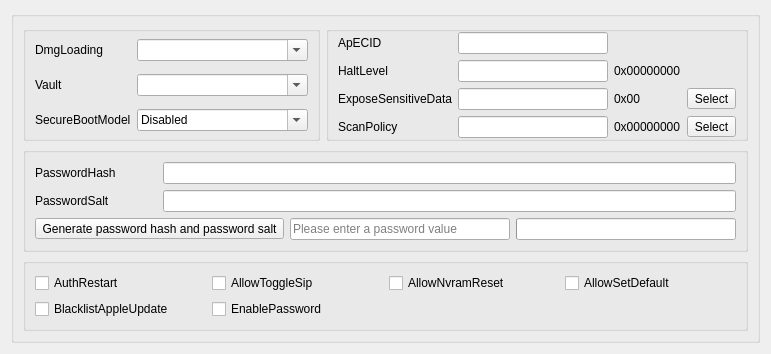
          <widget class="QWidget" name="tabMisc3">
           <attribute name="title">
            <string>Security</string>
           </attribute>
           <layout class="QGridLayout" name="gridLayout_47">
            <item row="0" column="0">
             <widget class="QGroupBox" name="groupBox_3">
              <property name="maximumSize">
               <size>
                <width>16777215</width>
                <height>16777215</height>
               </size>
              </property>
              <property name="title">
               <string/>
              </property>
              <layout class="QGridLayout" name="gridLayout_62">
               <item row="0" column="0">
                <widget class="QGroupBox" name="groupBox_4">
                 <property name="title">
                  <string/>
                 </property>
                 <layout class="QGridLayout" name="gridLayout_48">
                  <property name="topMargin">
                   <number>0</number>
                  </property>
                  <property name="bottomMargin">
                   <number>0</number>
                  </property>
                  <item row="1" column="0">
                   <widget class="QLabel" name="label_16">
                    <property name="toolTip">
                     <string notr="true">Valid values:

• Optional — require nothing, no vault is enforced, insecure.

• Basic — require vault.plist file present in OC directory. This provides basic filesystem integrity verification and may protect from unintentional filesystem corruption.

• Secure — require vault.sig signature file for vault.plist in OC directory. This includes Basic integrity checking but also attempts to build a trusted bootchain.

----

有效值：

- Optional--不需要任何东西，不强制执行vault，不安全。

- Basic -- 要求在OC目录中存在vault.plist文件。这提供了基本的文件系统完整性验证，可以防止无意中的文件系统损坏。

- Secure--需要OC目录下vault.sig签名文件。这包括基本的完整性检查，但也试图建立一个可信的引导链。</string>
                    </property>
                    <property name="statusTip">
                     <string> Enables vaulting mechanism in OpenCore.</string>
                    </property>
                    <property name="text">
                     <string>Vault</string>
                    </property>
                   </widget>
                  </item>
                  <item row="0" column="1">
                   <widget class="QComboBox" name="cboxDmgLoading">
                    <property name="editable">
                     <bool>true</bool>
                    </property>
                   </widget>
                  </item>
                  <item row="0" column="0">
                   <widget class="QLabel" name="label_27">
                    <property name="toolTip">
                     <string notr="true">Valid values:

• Disabled — loading DMG images will fail. Disabled policy will still let macOS Recovery to load in most cases as there usually are boot.efi files compatible with Apple Secure Boot. Manually downloaded DMG images stored in com.apple.recovery.boot directories will not load, however.

• Signed — only Apple-signed DMG images will load. Due to Apple Secure Boot design Signed policy will let any Apple-signed macOS Recovery to load regardless of Apple Secure Boot state, which may not always be desired.

• Any — any DMG images will mount as normal filesystems. Any policy is strongly not recommended and will cause a boot failure when Apple Secure Boot is activated.

----

有效值：

- Disabled - 加载DMG镜像会失败。在大多数情况下，禁用策略仍会让 macOS Recovery 加载，因为通常有与 Apple Secure Boot 兼容的 boot.efi 文件。然而，存储在 com.apple.recovery.boot 目录中的手动下载的 DMG 映像将无法加载。

- Signed - 仅加载苹果签名的DMG映像。由于苹果安全引导设计，签名策略将允许任何苹果签名的macOS恢复加载，而不管苹果安全引导状态如何，这可能并不总是理想的。

- Any - 任何DMG映像都将作为普通文件系统加载。强烈不建议使用“Any”策略，并且在激活Apple Secure Boot时将导致启动失败。</string>
                    </property>
                    <property name="statusTip">
                     <string>Define Disk Image (DMG) loading policy used for macOS Recovery.</string>
                    </property>
                    <property name="text">
                     <string>DmgLoading</string>
                    </property>
                   </widget>
                  </item>
                  <item row="1" column="1">
                   <widget class="QComboBox" name="cboxVault">
                    <property name="editable">
                     <bool>true</bool>
                    </property>
                   </widget>
                  </item>
                  <item row="2" column="0">
                   <widget class="QLabel" name="label_45">
                    <property name="toolTip">
                     <string notr="true">Sets Apple Secure Boot hardware model and policy. 

Specifying this value defines which operating systems will be bootable. Operating systems shipped before the specified model was released will not boot. 

Valid values:
• Default — Recent available model, currently set to j137
• Disabled — No model, Secure Boot will be disabled
• j137 — iMacPro1,1 (December 2017) minimum macOS 10.13.2 (17C2111)
• j680 — MacBookPro15,1 (July 2018) minimum macOS 10.13.6 (17G2112)
• j132 — MacBookPro15,2 (July 2018) minimum macOS 10.13.6 (17G2112)
• j174 — Macmini8,1 (October 2018) minimum macOS 10.14 (18A2063)
• j140k — MacBookAir8,1 (October 2018) minimum macOS 10.14.1 (18B2084)
• j780 — MacBookPro15,3 (May 2019) minimum macOS 10.14.5 (18F132)
• j213 — MacBookPro15,4 (July 2019) minimum macOS 10.14.5 (18F2058)
• j140a — MacBookAir8,2 (July 2019) minimum macOS 10.14.5 (18F2058)
• j152f — MacBookPro16,1 (November 2019) minimum macOS 10.15.1 (19B2093)
• j160 — MacPro7,1 (December 2019) minimum macOS 10.15.1 (19B88)
• j230k — MacBookAir9,1 (March 2020) minimum macOS 10.15.3 (19D2064)
• j214k — MacBookPro16,2 (May 2020) minimum macOS 10.15.4 (19E2269)
• j223 — MacBookPro16,3 (May 2020) minimum macOS 10.15.4 (19E2265)
• j215 — MacBookPro16,4 (June 2020) minimum macOS 10.15.5 (19F96)
• j185 — iMac20,1 (August 2020) minimum macOS 10.15.6 (19G2005)
• j185f — iMac20,2 (August 2020) minimum macOS 10.15.6 (19G2005)

----

设置 Apple Secure Boot 硬件模型和策略。

指定此值可定义哪些操作系统可以启动。在指定型号发布之前出厂的操作系统将无法启动。

有效值：
- Default - 最近可用的型号，当前设置为j137
- Disabled - 没有型号，安全启动将被禁用
- j137 - iMacPro1,1（2017年12月）最低macOS 10.13.2（17C2111）
- j680 - MacBookPro15,1（2018年7月）最低macOS 10.13.6（17G2112）
- j132 - MacBookPro15,2 (2018年7月)最低macOS 10.13.6 (17G2112)
- j174 - Macmini8,1（2018年10月）最低macOS 10.14（18A2063）
- j140k - MacBookAir8,1（2018年10月）最低macOS10.14.1（18B2084）
- j780 - MacBookPro15,3 (2019年5月) 最低macOS 10.14.5 (18F132)
- j213 - MacBookPro15,4 (2019年7月)最低macOS 10.14.5 (18F2058)
- j140a - MacBookAir8,2 (2019年7月)最低macOS 10.14.5 (18F2058)
- j152f - MacBookPro16,1 (2019年11月) 最低macOS 10.15.1 (19B2093)
- j160 - MacPro7,1 (2019年12月)最低macOS 10.15.1 (19B88)
- j230k - MacBookAir9,1 (2020年3月)最低macOS 10.15.3 (19D2064)
- j214k - MacBookPro16,2 (2020年5月) 最低macOS 10.15.4 (19E2269)
- j223 - MacBookPro16,3 (2020年5月)最低macOS 10.15.4 (19E2265)
- j215 - MacBookPro16.4 (2020年6月)最低macOS 10.15.5 (19F96)
- j185 - iMac20.1(2020年8月)最低macOS 10.15.6(19G2005)
- j185f - iMac20.2(2020年8月)最低macOS 10.15.6(19G2005)</string>
                    </property>
                    <property name="statusTip">
                     <string> Apple Secure Boot hardware model.</string>
                    </property>
                    <property name="text">
                     <string>SecureBootModel</string>
                    </property>
                   </widget>
                  </item>
                  <item row="2" column="1">
                   <widget class="QComboBox" name="cboxSecureBootModel">
                    <property name="editable">
                     <bool>true</bool>
                    </property>
                    <item>
                     <property name="text">
                      <string>Disabled</string>
                     </property>
                    </item>
                    <item>
                     <property name="text">
                      <string>Default</string>
                     </property>
                    </item>
                    <item>
                     <property name="text">
                      <string>j137-10.13.2 (17C2111)</string>
                     </property>
                    </item>
                    <item>
                     <property name="text">
                      <string>j680-10.13.6 (17G2112)</string>
                     </property>
                    </item>
                    <item>
                     <property name="text">
                      <string>j132-10.13.6 (17G2112)</string>
                     </property>
                    </item>
                    <item>
                     <property name="text">
                      <string>j174-10.14 (18A2063)</string>
                     </property>
                    </item>
                    <item>
                     <property name="text">
                      <string>j140k-10.14.1 (18B2084)</string>
                     </property>
                    </item>
                    <item>
                     <property name="text">
                      <string>j780-10.14.5 (18F132)</string>
                     </property>
                    </item>
                    <item>
                     <property name="text">
                      <string>j213-10.14.5 (18F2058)</string>
                     </property>
                    </item>
                    <item>
                     <property name="text">
                      <string>j140a-10.14.5 (18F2058)</string>
                     </property>
                    </item>
                    <item>
                     <property name="text">
                      <string>j152f-10.15.1 (19B2093)</string>
                     </property>
                    </item>
                    <item>
                     <property name="text">
                      <string>j160- 10.15.1 (19B88)</string>
                     </property>
                    </item>
                    <item>
                     <property name="text">
                      <string>j230k-10.15.3 (19D2064)</string>
                     </property>
                    </item>
                    <item>
                     <property name="text">
                      <string>j214k-10.15.4 (19E2269)</string>
                     </property>
                    </item>
                    <item>
                     <property name="text">
                      <string>j223-10.15.4 (19E2265)</string>
                     </property>
                    </item>
                    <item>
                     <property name="text">
                      <string>j215-10.15.5 (19F96)</string>
                     </property>
                    </item>
                    <item>
                     <property name="text">
                      <string>j185-10.15.6 (19G2005)</string>
                     </property>
                    </item>
                    <item>
                     <property name="text">
                      <string>j185f- 10.15.6 (19G2005)</string>
                     </property>
                    </item>
                    <item>
                     <property name="text">
                      <string>x86legacy-11.0.1 (20B29)</string>
                     </property>
                    </item>
                   </widget>
                  </item>
                 </layout>
                </widget>
               </item>
               <item row="0" column="1">
                <widget class="QGroupBox" name="groupBox_7">
                 <property name="title">
                  <string/>
                 </property>
                 <layout class="QGridLayout" name="gridLayout_51">
                  <property name="topMargin">
                   <number>0</number>
                  </property>
                  <property name="bottomMargin">
                   <number>0</number>
                  </property>
                  <item row="2" column="1">
                   <widget class="QLineEdit" name="editIntExposeSensitiveData">
                    <property name="minimumSize">
                     <size>
                      <width>150</width>
                      <height>0</height>
                     </size>
                    </property>
                    <property name="maximumSize">
                     <size>
                      <width>16777215</width>
                      <height>16777215</height>
                     </size>
                    </property>
                   </widget>
                  </item>
                  <item row="2" column="3">
                   <widget class="QToolButton" name="btnExposeSensitiveData">
                    <property name="text">
                     <string>Select</string>
                    </property>
                   </widget>
                  </item>
                  <item row="2" column="2">
                   <widget class="QLabel" name="lblExposeSensitiveData">
                    <property name="text">
                     <string>0x00</string>
                    </property>
                   </widget>
                  </item>
                  <item row="0" column="0">
                   <widget class="QLabel" name="label_44">
                    <property name="toolTip">
                     <string notr="true">Setting this value to any non-zero 64-bit integer will allow using personalised Apple Secure Boot identifiers. 

If you want to use this setting, make sure to generate a random 64-bit number with a cryptographically secure random number generator. With this value set and SecureBootModel valid and not Disabled it is possible to achieve Full Security of Apple Secure Boot.

To start using personalised Apple Secure Boot you will have to reinstall the operating system or personalise it.

Until your operating system is personalised you will only be able to load macOS DMG recovery. If you do not have DMG recovery you could always download it with macrecovery utility and put to com.apple.recovery.boot as explained in Tips and Tricks section. Keep in mind that DMG loading needs to be set to Signed to use any DMG with Apple Secure Boot.

----

将此值设置为任何非零的64位整数，将允许使用个性化的Apple Secure Boot标识符。

如果您想使用此设置，请确保使用加密安全的随机数生成器生成一个64位的随机数。如果设置了这个值，并且SecureBootModel有效而不是禁用，就可以实现Apple Secure Boot的完全安全。

要开始使用个性化的Apple Secure Boot，您必须重新安装操作系统或对其进行个性化设置。

在您的操作系统被个性化之前，您只能加载macOS DMG恢复。如果你没有DMG恢复，你可以随时用macrecovery工具下载它，然后放到com.apple.recovery.boot，如提示和技巧部分所述。请记住，DMG加载需要设置为签名，以使用任何DMG与苹果安全启动。</string>
                    </property>
                    <property name="statusTip">
                     <string>Apple Enclave Identifier.</string>
                    </property>
                    <property name="text">
                     <string>ApECID</string>
                    </property>
                   </widget>
                  </item>
                  <item row="2" column="0">
                   <widget class="QLabel" name="label_110">
                    <property name="toolTip">
                     <string notr="true">Type: plist integer

Description: Sensitive data exposure bitmask (sum) to operating system.
• 0x01 — Expose the printable booter path as an UEFI variable.
• 0x02 — Expose the OpenCore version as an UEFI variable.
• 0x04 — Expose the OpenCore version in the OpenCore picker menu title.
• 0x08 — Expose OEM information as a set of UEFI variables.
----
类型：plist整数

描述：敏感数据暴露给操作系统的位掩码（总和）。
- 0x01 - 将可打印的启动器路径作为UEFI变量公开。
- 0x02 - 将OpenCore版本作为一个UEFI变量公开。
- 0x04 - 在OpenCore选取器菜单标题中显示OpenCore版本。
- 0x08 - 将OEM信息显示为一组UEFI变量。</string>
                    </property>
                    <property name="statusTip">
                     <string> Sensitive data exposure bitmask (sum) to operating system.</string>
                    </property>
                    <property name="text">
                     <string>ExposeSensitiveData</string>
                    </property>
                   </widget>
                  </item>
                  <item row="0" column="1">
                   <widget class="QLineEdit" name="editIntApECID">
                    <property name="maximumSize">
                     <size>
                      <width>16777215</width>
                      <height>16777215</height>
                     </size>
                    </property>
                   </widget>
                  </item>
                  <item row="1" column="1">
                   <widget class="QLineEdit" name="editIntHaltLevel">
                    <property name="minimumSize">
                     <size>
                      <width>150</width>
                      <height>0</height>
                     </size>
                    </property>
                   </widget>
                  </item>
                  <item row="1" column="0">
                   <widget class="QLabel" name="label_14">
                    <property name="toolTip">
                     <string notr="true"> EDK II debug level bitmask (sum) causing CPU to halt (stop execution) after obtaining a message of HaltLevel. Possible values match DisplayLevel values.

----

 EDK II调试级别位掩码(sum)，使CPU在获得HaltLevel的消息后停止（停止执行）。可能的值与DisplayLevel值相匹配。</string>
                    </property>
                    <property name="statusTip">
                     <string> EDK II debug level bitmask (sum) causing CPU to halt (stop execution) after obtaining a message
 of HaltLevel. Possible values match DisplayLevel values.</string>
                    </property>
                    <property name="text">
                     <string>HaltLevel</string>
                    </property>
                   </widget>
                  </item>
                  <item row="1" column="2">
                   <widget class="QLabel" name="lblHaltLevel">
                    <property name="text">
                     <string>0x00000000</string>
                    </property>
                   </widget>
                  </item>
                  <item row="3" column="0">
                   <widget class="QLabel" name="label_111">
                    <property name="toolTip">
                     <string notr="true">Type: plist integer, 32 bit

Description: Define operating system detection policy.

This value allows preventing scanning (and booting) untrusted sources based on a bitmask (sum) of a set of flags.

As it is not possible to reliably detect every file system or device type, this feature cannot be fully relied upon in open environments, and additional measures are to be applied.

Third party drivers may introduce additional security (and performance) consideratons following the provided scan policy. The active Scan policy is exposed in the scan-policy variable of 4D1FDA02-38C7-4A6A-9CC6-4BCCA8B30102 GUID for UEFI Boot Services only.
----
类型：plist整数，32位

描述：定义操作系统的检测策略。

这个值允许根据一组标志的位掩码（总和）来防止扫描（和启动）不受信任的来源。

由于不可能可靠地检测每个文件系统或设备类型，在开放的环境中不能完全依赖这个功能，要采用额外的措施。

第三方驱动可能会在提供的扫描策略之后引入额外的安全（和性能）考虑。活动的扫描策略在4D1FDA02-38C7-4A6A-9CC6-4BCCA8B30102 GUID的scan-policy变量中暴露，仅用于UEFI启动服务。</string>
                    </property>
                    <property name="statusTip">
                     <string> Define operating system detection policy.</string>
                    </property>
                    <property name="text">
                     <string>ScanPolicy</string>
                    </property>
                   </widget>
                  </item>
                  <item row="3" column="1">
                   <widget class="QLineEdit" name="editIntScanPolicy">
                    <property name="maximumSize">
                     <size>
                      <width>16777215</width>
                      <height>16777215</height>
                     </size>
                    </property>
                   </widget>
                  </item>
                  <item row="3" column="2">
                   <widget class="QLabel" name="lblScanPolicy">
                    <property name="text">
                     <string>0x00000000</string>
                    </property>
                   </widget>
                  </item>
                  <item row="3" column="3">
                   <widget class="QToolButton" name="btnScanPolicy">
                    <property name="text">
                     <string>Select</string>
                    </property>
                   </widget>
                  </item>
                 </layout>
                </widget>
               </item>
               <item row="1" column="0" colspan="2">
                <widget class="QGroupBox" name="groupBox_9">
                 <property name="title">
                  <string/>
                 </property>
                 <layout class="QGridLayout" name="gridLayout_46">
                  <item row="0" column="0">
                   <widget class="QLabel" name="label_93">
                    <property name="toolTip">
                     <string notr="true">Password hash used when EnabledPassword is set.

----

设置EnabledPassword时使用的密码哈希值。</string>
                    </property>
                    <property name="statusTip">
                     <string>Password hash used when EnabledPassword is set.</string>
                    </property>
                    <property name="text">
                     <string>PasswordHash</string>
                    </property>
                   </widget>
                  </item>
                  <item row="0" column="1" colspan="3">
                   <widget class="QLineEdit" name="editDatPasswordHash"/>
                  </item>
                  <item row="1" column="0">
                   <widget class="QLabel" name="label_94">
                    <property name="toolTip">
                     <string notr="true"> Password salt used when EnabledPassword is set.
----
 设置EnabledPassword时使用的密码盐。</string>
                    </property>
                    <property name="statusTip">
                     <string> Password salt used when EnabledPassword is set.</string>
                    </property>
                    <property name="text">
                     <string>PasswordSalt</string>
                    </property>
                   </widget>
                  </item>
                  <item row="1" column="1" colspan="3">
                   <widget class="QLineEdit" name="editDatPasswordSalt"/>
                  </item>
                  <item row="2" column="0" colspan="2">
                   <widget class="QToolButton" name="btnGetPassHash">
                    <property name="text">
                     <string>Generate password hash and password salt</string>
                    </property>
                   </widget>
                  </item>
                  <item row="2" column="2">
                   <widget class="QLineEdit" name="editPassInput">
                    <property name="maximumSize">
                     <size>
                      <width>16777215</width>
                      <height>16777215</height>
                     </size>
                    </property>
                    <property name="placeholderText">
                     <string>Please enter a password value</string>
                    </property>
                   </widget>
                  </item>
                  <item row="2" column="3">
                   <widget class="QProgressBar" name="progressBar">
                    <property name="maximumSize">
                     <size>
                      <width>280</width>
                      <height>16777215</height>
                     </size>
                    </property>
                    <property name="value">
                     <number>0</number>
                    </property>
                    <property name="textVisible">
                     <bool>false</bool>
                    </property>
                   </widget>
                  </item>
                 </layout>
                </widget>
               </item>
               <item row="2" column="0" colspan="2">
                <widget class="QGroupBox" name="groupBox_8">
                 <property name="title">
                  <string/>
                 </property>
                 <layout class="QGridLayout" name="gridLayout_63">
                  <item row="0" column="3">
                   <widget class="QCheckBox" name="chkAllowSetDefault">
                    <property name="toolTip">
                     <string> Allow CTRL+Enter and CTRL+Index handling to set the default boot option in boot picker.

----

 允许CTRL+Enter和CTRL+Index操作，在引导选择器中设置默认引导选项。</string>
                    </property>
                    <property name="statusTip">
                     <string> Allow CTRL+Enter and CTRL+Index handling to set the default boot option in boot picker.</string>
                    </property>
                    <property name="text">
                     <string>AllowSetDefault</string>
                    </property>
                   </widget>
                  </item>
                  <item row="0" column="2">
                   <widget class="QCheckBox" name="chkAllowNvramReset">
                    <property name="toolTip">
                     <string>Description: Allow CMD+OPT+P+R handling and enable showing NVRAM Reset entry in OpenCore picker.

Note 1 : It is known that some Lenovo laptops have a firmware bug, which makes them unbootable after performing NVRAM reset. See acidanthera/bugtracker#995 for more details.

Note 2 : Resetting NVRAM will also erase any boot options not backed up using the bless command. For example,  Linux installations to custom locations not specified in BlessOverride.

----

描述：允许CMD+OPT+P+R处理，并启用在 OpenCore 引导选择器中显示NVRAM Reset条目。

注1：已知部分联想笔记本存在固件bug，在执行NVRAM重置后无法启动。更多细节请参见 acidanthera/bugtracker#995。

注2：重置NVRAM也会清除任何没有使用bless命令备份的启动选项。例如，Linux安装到未在BlessOverride中指定的自定义位置。</string>
                    </property>
                    <property name="statusTip">
                     <string> Allow CMD+OPT+P+R handling and enable showing NVRAM Reset entry in boot picker.</string>
                    </property>
                    <property name="text">
                     <string>AllowNvramReset</string>
                    </property>
                   </widget>
                  </item>
                  <item row="0" column="1">
                   <widget class="QCheckBox" name="chkAllowToggleSip">
                    <property name="toolTip">
                     <string>Type: plist boolean

Description: Enable entry for disabling and enabling System Integrity Protection in OpenCore picker.

This will toggle Apple NVRAM variable csr-active-config between 0 for SIP Enabled and the current macOS default for SIP Disabled (currently 0x6F for Big Sur).

Note1 : Using the SIP Disabled value from a newer version of macOS on an older version (e.g. Catalina and below) will report an unknown setting if queried using csrutil status, but will still run correctly and be secure,because new bits are added but old bits are not removed between versions of macOS. (It is possible to configure CsrUtil.efi as a TextMode Tools entry to configure a different value, e.g. use toggle 0x67 in Arguments to toggle the default SIP Disabled value for macOS Catalina.)

Note2 : It is strongly recommended not to make a habit of running macOS with SIP disabled. Use of this boot option may make it easier to quickly disable SIP protection when genuinely needed - it should be re-enabled again afterwards.

----

类型：plist布尔值

描述：用于在OpenCore选取器中禁用和启用系统完整性保护。

这将使苹果NVRAM变量csr-active-config在SIP Enabled的0和SIP Disabled的当前macOS默认值（Big Sur目前为0x6F）之间切换。

注意1：在旧版本的macOS（例如Catalina和以下的版本）上使用较新版本的SIP Disabled值，如果使用csrutil status查询，将报告一个未知的设置，但仍将正确运行，并且是安全的，因为新的位被添加，但旧的位在macOS版本之间没有被删除。(可以将CsrUtil.efi配置为TextMode Tools条目，以配置不同的值，例如，使用Arguments中的toggle 0x67来切换macOS Catalina的默认SIP Disabled值。)

注意2：强烈建议不要养成在禁用SIP的情况下运行macOS的习惯。使用这个启动选项可以在真正需要的时候更容易快速地禁用SIP保护，之后应该再重新启用。</string>
                    </property>
                    <property name="text">
                     <string>AllowToggleSip</string>
                    </property>
                   </widget>
                  </item>
                  <item row="1" column="0">
                   <widget class="QCheckBox" name="chkBlacklistAppleUpdate">
                    <property name="toolTip">
                     <string>Note: This option exists due to some operating systems, namely macOS Big Sur, being incapable of disabling firmware updates with the NVRAM variable (run-efi-updater).

----

注意：这个选项的存在是由于某些操作系统，即macOS Big Sur，无法使用NVRAM变量（run-efi-updater）禁用固件更新。</string>
                    </property>
                    <property name="statusTip">
                     <string>Ignore boot options trying to update Apple peripheral firmware (e.g. MultiUpdater.efi).</string>
                    </property>
                    <property name="text">
                     <string>BlacklistAppleUpdate</string>
                    </property>
                   </widget>
                  </item>
                  <item row="0" column="0">
                   <widget class="QCheckBox" name="chkAuthRestart">
                    <property name="toolTip">
                     <string>Authenticated restart is a way to reboot FileVault 2 enabled macOS without entering the password. 

To perform authenticated restart one can use a dedicated terminal command: sudo fdesetup authrestart. It is also used when installing operating system updates.

VirtualSMC performs authenticated restart by saving disk encryption key split in NVRAM and RTC, which despite being removed as soon as OpenCore starts, may be considered a security risk and thus is optional.

----

认证重启是一种无需输入密码即可重启启用FileVault 2的macOS的方法。

要执行验证重启，可以使用专用的终端命令：sudo fdesetup authrestart。在安装操作系统更新时也会用到。

VirtualSMC通过在NVRAM和RTC中保存磁盘加密密钥分割来执行验证重启，尽管OpenCore启动后就会被删除，但这可能被认为是一种安全风险，因此是可选的。</string>
                    </property>
                    <property name="statusTip">
                     <string>Enable VirtualSMC-compatible authenticated restart.</string>
                    </property>
                    <property name="text">
                     <string>AuthRestart</string>
                    </property>
                   </widget>
                  </item>
                  <item row="1" column="1">
                   <widget class="QCheckBox" name="chkEnablePassword">
                    <property name="toolTip">
                     <string>Password protection ensures that sensitive operations like booting a non-default operating system (e.g. macOS recovery or a tool), resetting NVRAM storage, trying to boot into a non-default mode (e.g. verbose mode or safe mode) are not allowed without explicit user authentication by a custom password. Currently password and salt are hashed with 5000000 iterations of SHA-512.

Note: This functionality is currently in development and is not ready for daily usage.

----

密码保护可以确保敏感操作，如启动非默认操作系统（如macOS恢复或工具），重置NVRAM存储，试图启动到非默认模式（如verbose模式或安全模式），如果没有明确的用户认证的自定义密码，是不允许的。目前，密码和盐是用5000000次SHA-512的迭代进行哈希。

注意：该功能目前还在开发中，还不能用于日常使用。</string>
                    </property>
                    <property name="statusTip">
                     <string> Enable password protection to allow sensitive operations.</string>
                    </property>
                    <property name="text">
                     <string>EnablePassword</string>
                    </property>
                   </widget>
                  </item>
                 </layout>
                </widget>
               </item>
              </layout>
             </widget>
            </item>
           </layout>
          </widget>
